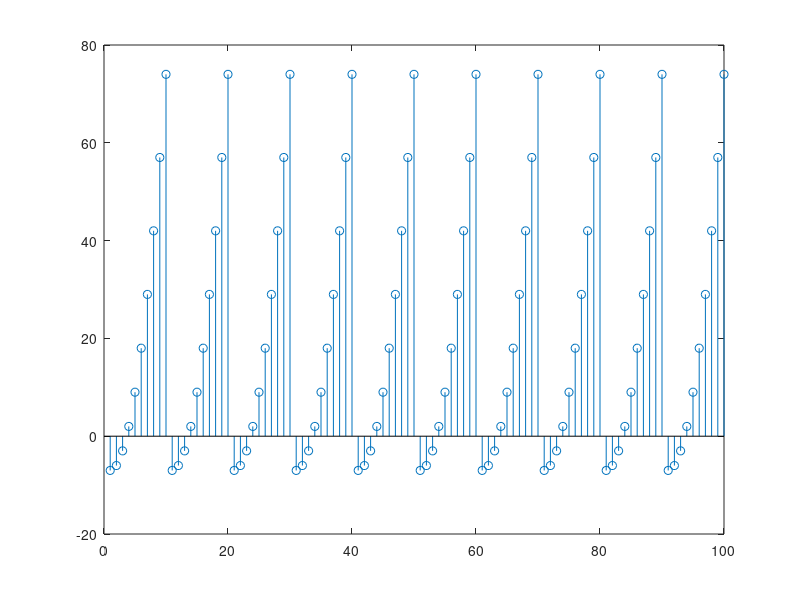

Source code (MATLAB):
f=0:99;
for n=1:100
    if f(n)<=9;
        f(n)=(f(n).^2)-7;
    elseif f(n)>=10;
        f(n)=f(n-10);
    end
    stem(f)
end


%Graph Description:
%The values repeat itself after n=9 that is why the points in the graph
%shows a wave-like pattern because the 10 values only repeats for 10 times.